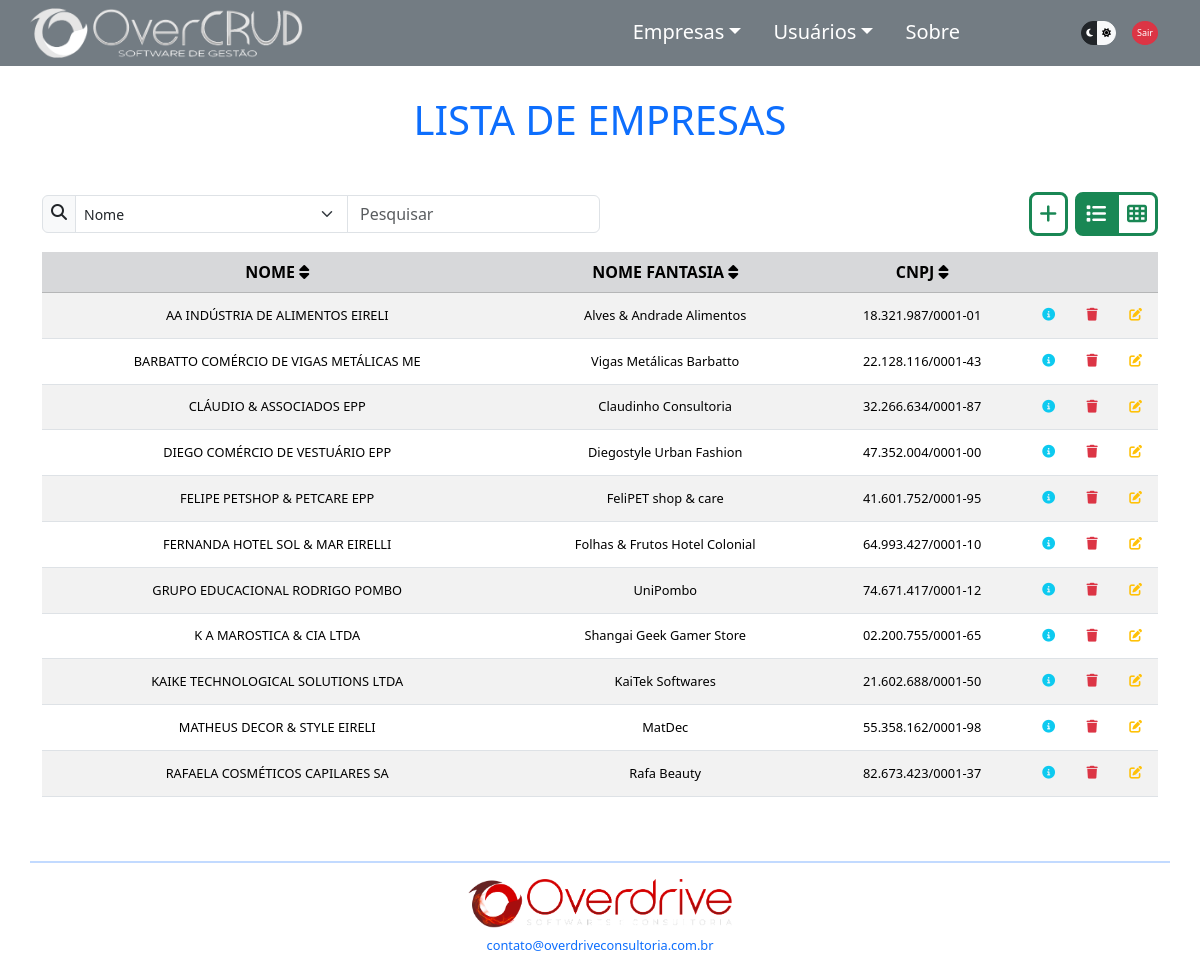
Page /emplista.php (signed in) on the committed database.
### tables this page shows
CREATE TABLE `empresas` (
  `idempresa` int(11) NOT NULL AUTO_INCREMENT,
  `nome` varchar(64) DEFAULT NULL,
  `telefone` varchar(15) DEFAULT NULL,
  `cnpj` varchar(18) DEFAULT NULL,
  `fantasia` varchar(64) DEFAULT NULL,
  `responsavel` varchar(64) DEFAULT NULL,
  `idenderecoemp` int(11) DEFAULT NULL,
  PRIMARY KEY (`idempresa`),
  KEY `empresas_ibfk_1` (`idenderecoemp`),
  CONSTRAINT `empresas_ibfk_1` FOREIGN KEY (`idenderecoemp`) REFERENCES `enderecos` (`idendereco`)
);

### resources/listas.php (called while the page is built, shortened)
<?php
$root = $_SERVER["DOCUMENT_ROOT"];
require_once "$root/OverCRUD-main/overcrud/resources/pathing.php";
require_once "$rootOvercrud/components/EmpresaDAO.php";
$instanciaEmp = new Empresa();
$instanciaEmpDAO = new EmpresaDAO($instanciaEmp);
$listaEmp = $instanciaEmpDAO->listarEmpresas();

### components/ConexaoBD.php (called while the page is built, shortened)
<?php
class ConexaoBD
{
    public static function conectarBD()
    {
        $db_name = 'overcrud';
        $db_host = 'localhost';
        $db_user = 'root';
        $db_port = '3306';
        $db_password = '';
        $pdo = new PDO("mysql:dbname=$db_name;host=$db_host:$db_port", $db_user, $db_password);
        return $pdo;
    }
};

### components/EmpresaDAO.php (called while the page is built, shortened)
<?php
class EmpresaDAO
{
    public function listarEmpresas()
    {
        $sqlConsultaEmp = ConexaoBD::conectarBD()->query("SELECT * FROM empresas");
        if ($sqlConsultaEmp->rowCount() > 0) {
            $listaEmp = $sqlConsultaEmp->fetchAll(PDO::FETCH_ASSOC);
            return $listaEmp;
        };
    }
}

### emplista.php (the view, shortened to what this page needs)
<?php
require_once "./resources/pathing.php";
require_once "$rootOvercrud/validations/session_validation.php";
require_once "$rootOvercrud/resources/listas.php";
?>
<!DOCTYPE html>
<html lang="pt-br" data-bs-theme="dark">
<?php
require_once "$rootOvercrud/partials/head.php";
?>
<body>
    <div class="container">
        <div class="row" id="navbartop">
            <?php
            require_once "$rootOvercrud/partials/navbartop.php";
            ?>
        </div>
        <div class="row d-flex mt-5" id="appBody">
            <h1 class="text-center text-primary display-6 my-5" id="sessiontitle">LISTA DE EMPRESAS</h1>
            <?php require_once "$rootOvercrud/partials/searchbar.php" ?>
            <div class="" id="mostrartabela">
                <table id="tabelaempresas" class="table table-striped">
                    <tr class="table-secondary text-center">
                        <th onclick="ordenar(0)" class="tableheader">NOME <i class="fa-solid fa-sort"></i></th>
                        <th onclick="ordenar(1)" class="tableheader">NOME FANTASIA <i class="fa-solid fa-sort"></i></th>
                        <th onclick="ordenar(2)" class="tableheader">CNPJ <i class="fa-solid fa-sort"></i></th>
                        <th> </th>
                        <th class="<?= $linksAdm ?>"> </th>
                        <th class="<?= $linksAdm ?>"> </th>
                    </tr>
                    <?php foreach ($listaEmp as $empresa): ?>
                    <tr class="<?php echo $empresa['idempresa'] == '0' ? 'd-none' : '' ?>">
                        <td id="tr_nome"><?= $empresa['nome']; ?></td>
                        <td><?= $empresa['fantasia']; ?></td>
                        <td id="tr_doc"><?= $empresa['cnpj']; ?></td>
                        <td>
                            <a class="modalanchor" data-bs-toggle="modal"
                                data-bs-target="#empmodal<?= $empresa['idempresa'] ?>">
                                <i class="fa-solid fa-circle-info text-info px-0 py-2" title="Detalhes"></i>
                            </a>
                        </td>
                        <td class="<?= $linksAdm ?>">
                            <a data-bs-toggle='modal' data-bs-target='#empdeletemodal<?= $empresa['idempresa'] ?>'>
                                <i class="fa-solid fa-trash px-0 py-2 text-danger" title="Excluir" id="deleteicon"></i>
                            </a>
                        </td>
                        <td class="<?= $linksAdm ?>">
                            <a href="empeditar.php?idempresa=<?= $empresa['idempresa']; ?>">
                                <i class="fa-solid fa-pen-to-square px-0 py-2 text-warning" id="editbtn" title="Editar"></i>
                            </a>
                        </td>
                    </tr>
                    <?php endforeach; ?>
                </table>
            </div>
        </div>
        <?php
        require_once "$rootOvercrud/partials/footer.php";
        ?>
    </div>
</body>
</html>

### css/style.css (style rules this page uses)
body { min-width: 320px; }
td { text-align: center; vertical-align: middle; font-size: 0.8rem; }
.tableheader { cursor: pointer; }
#deleteicon { cursor: pointer; }

### rows in the picture
empresas: nome "AA INDÚSTRIA DE ALIMENTOS EIRELI", fantasia "Alves & Andrade Alimentos", cnpj "18.321.987/0001-01"
empresas: nome "BARBATTO COMÉRCIO DE VIGAS METÁLICAS ME", fantasia "Vigas Metálicas Barbatto", cnpj "22.128.116/0001-43"
empresas: nome "CLÁUDIO & ASSOCIADOS EPP", fantasia "Claudinho Consultoria", cnpj "32.266.634/0001-87"
empresas: nome "DIEGO COMÉRCIO DE VESTUÁRIO EPP", fantasia "Diegostyle Urban Fashion", cnpj "47.352.004/0001-00"
empresas: nome "FELIPE PETSHOP & PETCARE EPP", fantasia "FeliPET shop & care", cnpj "41.601.752/0001-95"
empresas: nome "FERNANDA HOTEL SOL & MAR EIRELLI", fantasia "Folhas & Frutos Hotel Colonial", cnpj "64.993.427/0001-10"
empresas: nome "GRUPO EDUCACIONAL RODRIGO POMBO", fantasia "UniPombo", cnpj "74.671.417/0001-12"
empresas: nome "K A MAROSTICA & CIA LTDA", fantasia "Shangai Geek Gamer Store", cnpj "02.200.755/0001-65"
empresas: nome "KAIKE TECHNOLOGICAL SOLUTIONS LTDA", fantasia "KaiTek Softwares", cnpj "21.602.688/0001-50"
empresas: nome "MATHEUS DECOR & STYLE EIRELI", fantasia "MatDec", cnpj "55.358.162/0001-98"
empresas: nome "RAFAELA COSMÉTICOS CAPILARES SA", fantasia "Rafa Beauty", cnpj "82.673.423/0001-37"
